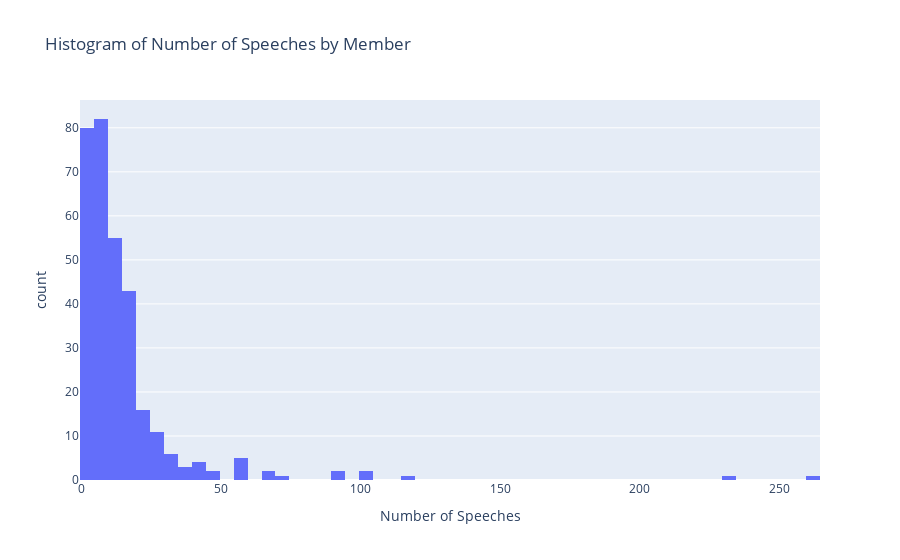

The notebook cell saved with this chart:
### Markdown cell above
We can also visualize the number of times *any* MP spoke with a histogram:

### Code cell
px.histogram(hansard_speakers, x='speakername', title='Histogram of Number of Speeches by Member', labels={'speakername':'Number of Speeches'}).update(layout_showlegend=False)

### Figure 1 — Plotly figure (JSON) as saved in the notebook; plotly's stock layout.template omitted (floating-point values rounded to 4 significant figures; data arrays with more than 128 entries replaced by an {"elided": "..."} marker saying what was removed)
{"data": [{"alignmentgroup": "True", "bingroup": "x", "hovertemplate": "Number of Speeches=%{x}<br>count=%{y}<extra></extra>", "legendgroup": "", "marker": {"color": "#636efa", "pattern": {"shape": ""}}, "name": "", "offsetgroup": "", "orientation": "v", "showlegend": false, "type": "histogram", "x": {"elided": "317 int values"}, "xaxis": "x", "yaxis": "y"}], "layout": {"barmode": "relative", "legend": {"tracegroupgap": 0}, "showlegend": false, "title": {"text": "Histogram of Number of Speeches by Member"}, "xaxis": {"anchor": "y", "domain": [0, 1], "title": {"text": "Number of Speeches"}}, "yaxis": {"anchor": "x", "domain": [0, 1], "title": {"text": "count"}}}}
